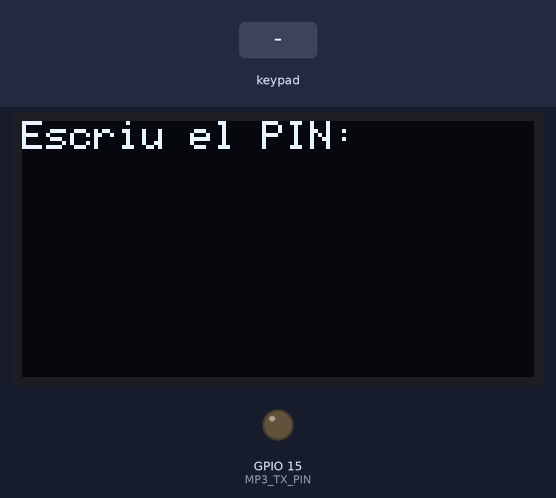
The sketch below on a simulated ESP32. On the bench: 128×64 one-colour display, output pins drawn as LEDs (lit = HIGH). The test bench sets the inputs (shaded band). WiFi joins after 1.5 s; servers stay silent unless stated; the display library's start-up logo is not drawn; no MQTT or app messages arrive unless stated; what the sketch prints to the serial monitor is not drawn.

Above: at 16.7 s.
16.8 s: keypad keys 1 9 1 8 5 2 7 # pressed 0.4 s apart
At 20.6 s:
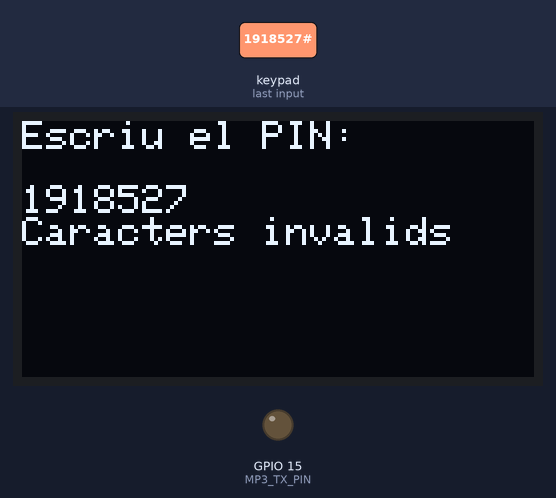
21.5 s: key '1' pressed
At 22.2 s:
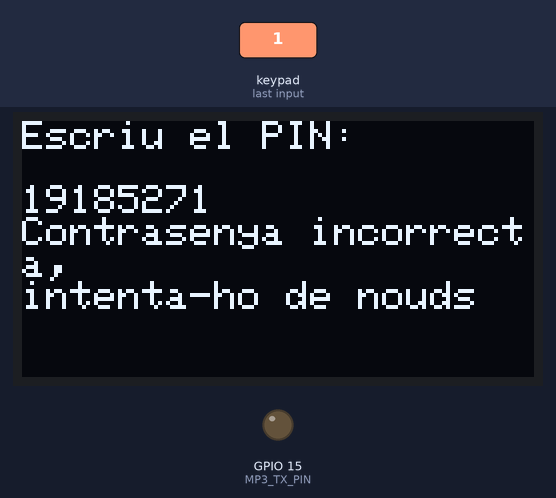
24.5 s: keypad keys 2 6 4 0 2 # pressed 0.4 s apart
At 27.1 s:
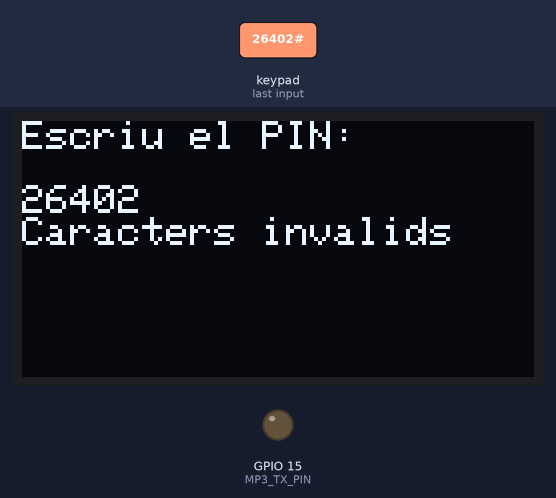
28.4 s: keypad keys 1 9 1 8 5 2 7 pressed 0.4 s apart
At 30.5 s:
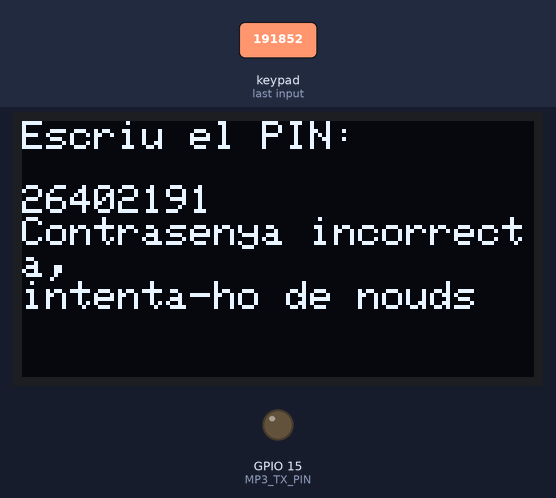
32.7 s: keypad keys 1 9 1 8 5 2 7 * pressed 0.4 s apart
At 35.2 s:
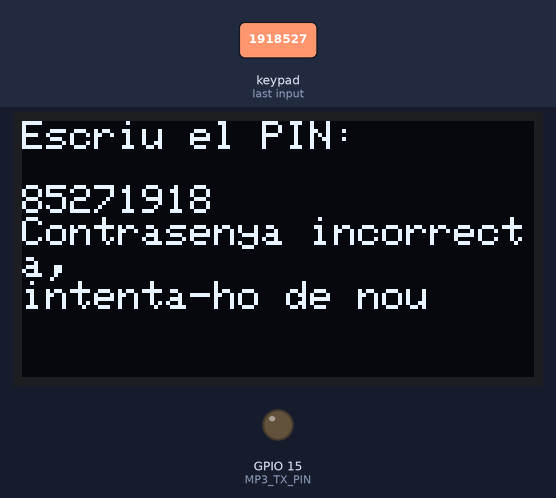
37.4 s: key 'A' pressed
At 39.1 s:
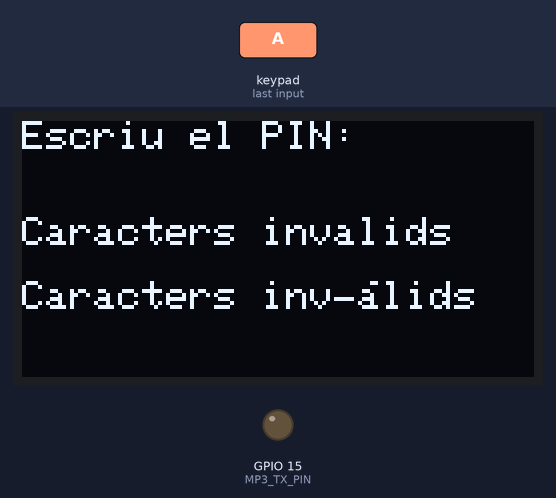
Timing chart, 0 to 40.6 s (numbered marks = the images above; inputs shaded):
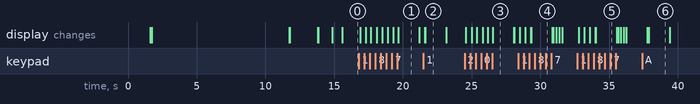

The sketch:

C_digo_final.ino
```cpp
#include <SoftwareSerial.h>
#include <SPI.h>
#include <Key.h>
#include <Keypad.h>
#include <Wire.h>
#include <Adafruit_GFX.h>
#include <Adafruit_SSD1306.h>
#include <WiFiClientSecure.h>
#include <PubSubClient.h>

#define ROW_NUM     4 // Cuatro filas
#define COLUMN_NUM  4 // Cuatro columnas

#define ESP32_RX 16  // Cambiar al pin RX correcto de la ESP32
#define ESP32_TX 17  // Cambiar al pin TX correcto de la ESP32
SoftwareSerial mySerial(ESP32_RX, ESP32_TX);

static int8_t Send_buf[8] = {0};

#define CMD_PLAY_W_INDEX 0X03
#define CMD_SET_VOLUME 0X06
#define CMD_SEL_DEV 0X09
#define DEV_TF 0X02
#define CMD_PLAY 0X0D
#define CMD_NEXT 0X01 // Nuevo comando agregado para reproducir la siguiente canción
#define CMD_PLAY_W_VOL 0X22

int currentSongIndex = 0; // Índice de la canción actual

char keys[ROW_NUM][COLUMN_NUM] = {
 {'1', '2', '3', 'A'},
 {'4', '5', '6', 'B'},
 {'7', '8', '9', 'C'},
 {'*', '0', '#', 'D'}
};

const char* MQTT_TOPIC = "access-controlinfohub";
const char* gpass = "\n¡Contraseña correcta!";
int storedPassword = 19921124; // Contraseña previamente almacenada para comparación
int userInput = 0; // Variable para almacenar el número introducido por el usuario
int characterCount = 0;
int contador_fallos = 0;
int alarma=0;
/*****************************************************
*****    PARÀMETRES A MODIFICAR   ********************
******************************************************/
//********* Connexió WiFi
const char* ssid = "AP_asix";
const char* password =  "AP_asix2023";
//********* Connexió MQTT
const char* mqttServer = "10.0.110.111";
const int mqttPort = 1883;
const char* mqttUser = "ADMIN"; //sensor o control
const char* mqttPassword = "ASIX";

//********* Nom del client MQTT
const char* clientID = "Patata";

//********* PANTALLA OLED
#define oled 64


Adafruit_SSD1306 display = Adafruit_SSD1306(128, oled, &Wire);
static const unsigned char PROGMEM imgNuclear[816] = {
  0x00, 0x00, 0x00, 0x00, 0x00, 0xFF, 0xFF, 0xFF, 0xFF, 0x0F, 0x00, 0x00,
  0x00, 0x80, 0xFF, 0xFF, 0xFF, 0xFF, 0xFF, 0x3F, 0x00, 0x00, 0x00, 0xC0,
  0xE7, 0xFF, 0xFF, 0xFF, 0xFF, 0x7F, 0x00, 0x00, 0x00, 0xE0, 0x00, 0x00,
  0x60, 0x00, 0x00, 0xE0, 0x00, 0x00, 0x00, 0x78, 0x00, 0x00, 0x60, 0x00,
  0x00, 0xC0, 0x00, 0x00, 0x00, 0x7C, 0x00, 0x00, 0x60, 0x00, 0x00, 0xC0,
  0x00, 0x00, 0x00, 0x3C, 0x00, 0x00, 0x60, 0x00, 0x00, 0xC0, 0x00, 0x00,
  0x00, 0x38, 0x00, 0x00, 0x60, 0x00, 0x00, 0xC0, 0x00, 0x00, 0x00, 0x30,
  0x00, 0x00, 0x60, 0x00, 0x00, 0xC0, 0x00, 0x00, 0x00, 0x30, 0x00, 0x00,
  0x60, 0x00, 0x00, 0xC0, 0x00, 0x00, 0x00, 0x30, 0x00, 0x00, 0x60, 0x00,
  0x00, 0xC0, 0x00, 0x00, 0x00, 0x30, 0x00, 0x00, 0x60, 0x00, 0x00, 0xC0,
  0x00, 0x00, 0x00, 0xF0, 0xFF, 0x01, 0x60, 0x00, 0xF8, 0xFF, 0x00, 0x00,
  0x00, 0xF0, 0xFF, 0x03, 0x60, 0x00, 0xFC, 0xFF, 0x00, 0x00, 0x00, 0xF0,
  0xC3, 0x07, 0x60, 0x00, 0xFE, 0xFF, 0x00, 0x00, 0x00, 0x30, 0x00, 0x0E,
  0x60, 0x00, 0x03, 0xC0, 0x00, 0x00, 0x00, 0x30, 0x00, 0x1C, 0x60, 0x80,
  0x03, 0xC0, 0x00, 0x00, 0x00, 0x30, 0x00, 0x38, 0x60, 0xC0, 0x01, 0xC0,
  0x00, 0x00, 0x00, 0x30, 0x00, 0x70, 0x60, 0x60, 0x00, 0xC0, 0x00, 0x00,
  0x00, 0x30, 0x00, 0xE0, 0x60, 0x38, 0x00, 0xC0, 0x00, 0x00, 0x00, 0x30,
  0x00, 0xC0, 0xFF, 0x1F, 0x00, 0xC0, 0x00, 0x00, 0x00, 0x30, 0x00, 0x80,
  0x01, 0x18, 0x00, 0xC0, 0x00, 0x00, 0x00, 0x30, 0x00, 0x80, 0x00, 0x10,
  0x00, 0xC0, 0x00, 0x00, 0x00, 0x30, 0x00, 0xC0, 0x00, 0x10, 0x00, 0xC0,
  0x00, 0x00, 0x00, 0x30, 0x00, 0xC0, 0x00, 0x10, 0x00, 0xC0, 0x00, 0x00,
  0x00, 0x70, 0x00, 0xC0, 0x00, 0x10, 0x00, 0xC0, 0x00, 0x00, 0x00, 0xF0,
  0xFF, 0xFF, 0x00, 0xF0, 0xFF, 0xFF, 0x00, 0x00, 0x00, 0x70, 0x00, 0xC0,
  0x00, 0x10, 0x00, 0xC0, 0x00, 0x00, 0x00, 0x30, 0x00, 0x80, 0x00, 0x10,
  0x00, 0xC0, 0x00, 0x00, 0x00, 0x30, 0x00, 0x80, 0x00, 0x10, 0x00, 0xC0,
  0x00, 0x00, 0x00, 0x30, 0x00, 0x80, 0x00, 0x10, 0x00, 0xC0, 0x00, 0x00,
  0x00, 0x30, 0x00, 0x80, 0x00, 0x18, 0x00, 0xC0, 0x00, 0x00, 0x00, 0x30,
  0x00, 0x80, 0xFF, 0x1F, 0x00, 0xC0, 0x00, 0x00, 0x00, 0x30, 0x00, 0xC0,
  0xFF, 0x3F, 0x00, 0xC0, 0x00, 0x00, 0x00, 0x30, 0x00, 0xE0, 0x60, 0x70,
  0x00, 0xC0, 0x00, 0x00, 0x00, 0x30, 0x00, 0x70, 0x60, 0xE0, 0x00, 0xC0,
  0x00, 0x00, 0x00, 0x30, 0x00, 0x18, 0x60, 0xC0, 0x01, 0xC0, 0x00, 0x00,
  0x00, 0x30, 0x00, 0x1C, 0x60, 0x80, 0x03, 0xC0, 0x00, 0x00, 0x00, 0x30,
  0x00, 0x0E, 0x60, 0x00, 0x07, 0xC0, 0x00, 0x00, 0x00, 0xF0, 0x9F, 0x03,
  0x60, 0x00, 0xFE, 0xFF, 0x00, 0x00, 0x00, 0xF0, 0xFF, 0x01, 0x60, 0x00,
  0xFC, 0xFF, 0x00, 0x00, 0x00, 0x70, 0x00, 0x00, 0x60, 0x00, 0x00, 0xE0,
  0x00, 0x00, 0x00, 0x30, 0x00, 0x00, 0x60, 0x00, 0x00, 0xC0, 0x00, 0x00,
  0x00, 0x30, 0x00, 0x00, 0x60, 0x00, 0x00, 0xC0, 0x00, 0x00, 0x00, 0x30,
  0x00, 0x00, 0x60, 0x00, 0x00, 0xC0, 0x00, 0x00, 0x00, 0x30, 0x00, 0x00,
  0x60, 0x00, 0x00, 0xC0, 0x00, 0x00, 0x00, 0x30, 0x00, 0x00, 0x60, 0x00,
  0x00, 0xC0, 0x00, 0x00, 0x00, 0x30, 0x00, 0x00, 0x60, 0x00, 0x00, 0xC0,
  0x00, 0x00, 0x00, 0x30, 0x00, 0x00, 0x60, 0x00, 0x00, 0xC0, 0x00, 0x00,
  0x00, 0x70, 0x00, 0x00, 0x60, 0x00, 0x00, 0xE0, 0x00, 0x00, 0x00, 0xE0,
  0x00, 0x00, 0x60, 0x00, 0x00, 0x70, 0x00, 0x00, 0x00, 0xC0, 0xFF, 0xFF,
  0xFF, 0xFF, 0xFF, 0x3F, 0x00, 0x00, 0x00, 0x00, 0x0E, 0x00, 0x00, 0x00,
  0xFC, 0x07, 0x00, 0x00, 0x00, 0x00, 0x00, 0x00, 0x00, 0x00, 0x00, 0x00,
};

byte pin_rows[ROW_NUM]      = {19, 18, 5, 27}; // GPIO19, GPIO18, GPIO5, GPIO27 conectados a los pines de las filas
byte pin_column[COLUMN_NUM] = {26, 4, 0, 2};   // GPIO26, GPIO4, GPIO0, GPIO2 conectados a los pines de las columnas

Keypad keypad = Keypad( makeKeymap(keys), pin_rows, pin_column, ROW_NUM, COLUMN_NUM );

WiFiClient espClient;
PubSubClient client(espClient);


//Rutina de gestió de dades quan rebem un TOPIC
void callback(char* topic, byte* payload, unsigned int length) {
  String messageTemp;
  Serial.print("Missatge rebut del topic ");
  Serial.print(topic);
  Serial.print(" .");
  for (int i=0;i<length;i++) {
    Serial.print((char)payload[i]);
    messageTemp+=(char)payload[i];
  }
  Serial.println();

}

void reconnect() {
  // Loop fins que es reconecta
  while (!client.connected()) {
    Serial.print("Intentant connectar-se al servidor MQTT ");
    Serial.println(mqttServer);
   if (client.connect(clientID, mqttUser, mqttPassword )) {
      Serial.println("connectat!");
      //******* subscripció al TOPICS ****
      //**********************************
      if (client.subscribe(MQTT_TOPIC)){
        Serial.print("subscrit correctament al topic ");
        Serial.println(MQTT_TOPIC);
      }else{
        Serial.print("ERROR al subscriures al topic ");
        Serial.println(MQTT_TOPIC);
      }

    } else {
      Serial.print("fallida, rc=");
      Serial.print(client.state());
      Serial.println(" tornarà a intentar-se en 5 segons");
      // Esperar 5 segons i reintentar
      delay(5000);
    }
  }
}

void sendCommand(int8_t command, int16_t dat)
{
  delay(20);
  Send_buf[0] = 0x7e;
  Send_buf[1] = 0xff;
  Send_buf[2] = 0x06;
  Send_buf[3] = command;
  Send_buf[4] = 0x00; // No feedback
  Send_buf[5] = (int8_t)(dat >> 8);
  Send_buf[6] = (int8_t)(dat);
  Send_buf[7] = 0xef;
  for (uint8_t i = 0; i < 8; i++)
  {
    mySerial.write(Send_buf[i]);
  }
}

#define MP3_TX_PIN 15 // Pin TX del módulo serial MP3
#define MP3_RX_PIN 13 // Pin RX del módulo serial MP3

void setup() {
  //inicialitzem el port serie
  Serial.begin(9600);
  //pins mp3
  pinMode(MP3_TX_PIN, OUTPUT);
  pinMode(MP3_RX_PIN, INPUT);

  //connexió WIFI

  WiFi.begin(ssid, password);
  while (WiFi.status() != WL_CONNECTED) {
    delay(500);
    Serial.print("Connectant-se al WiFi: ");
    Serial.println(ssid);

  }
  Serial.println("Connectat al WiFi!");
  //CERTIFICATS
  //espClient.setCACert(CA_cert);
  //espClient.setCertificate(ESP_CA_cert);
  //espClient.setPrivateKey(ESP_RSA_key);
  //indiquem el servidor MQTT
  client.setServer(mqttServer, mqttPort);
  reconnect();

  //rutina de gestió de dades rebudes
  client.setCallback(callback);
  //inicialitzem la pantalla LCD
  display.begin(SSD1306_SWITCHCAPVCC, 0x3C); // Address 0x3C for 128x32
  display.display();
  display.clearDisplay();
 	display.display();
  display.setTextSize(1);
 	display.setTextColor(WHITE,BLACK);
  display.drawBitmap(11, 3, imgNuclear, 76, 64, 1);
  display.display();
  delay(10000);
  display.clearDisplay();
 	display.display();
  display.print("Connectant ...");
  display.display();
  delay(2000);
  display.clearDisplay();
 	display.display();
  display.print("Connectat!   ");
  display.display();
  delay(1000);
  display.clearDisplay();
 	display.display();
  mySerial.begin(9600);
  delay(500);
  sendCommand(CMD_SEL_DEV, DEV_TF);
  delay(200);

  }

void loop() {
 char key = keypad.getKey();
 display.setCursor(0, 0);
 display.println("Escriu el PIN:\n");
 display.display();
 if (key) {
   if (key >= '0' && key <= '9') {
     //display.print(key);
     client.publish(MQTT_TOPIC, "*");
     display.display();
     Serial.print("*");
     userInput = userInput * 10 + (key - '0');
     display.print(userInput);
     display.display();
     characterCount++;

   } else {
     display.println("\nCaracters invalids");
     display.display();
     delay(1500);
     display.clearDisplay();
     Serial.println("\nCaracters invàlids");
     display.println("\nCaracters invàlids");
     display.display();
   }
 }

 if (characterCount == 8) {
   if (userInput != storedPassword) {
    if (contador_fallos < 3){

     display.println("\nContrasenya incorrecta,\nintenta-ho de nou");
     display.display();
     Serial.println("\nContrasenya incorrecta,\nintenta-ho de nou");
     delay(1500);
     display.clearDisplay();
     contador_fallos++;
     userInput = 0; // Restablecer el valor de userInput para la próxima entrada
     characterCount = 0;
     // Publicar mensaje MQTT de acceso denegado
     client.publish(MQTT_TOPIC, "Accés Denegat");
   }
    else{

     display.println("\nALARMA!");
     display.display();
     Serial.println("\nS'ha arribat al límit d'alarmes");
     display.display();
     delay(500);
     display.clearDisplay();
     userInput = 0; // Restablecer el valor de userInput para la próxima entrada
     characterCount = 0;
     // Publicar mensaje MQTT de acceso denegado
     client.publish(MQTT_TOPIC, "¡ALARMA!");
     client.publish(MQTT_TOPIC, "\nS'ha arribat al límit d'errors");
     //playAudio("mi_archivo.mp3");
     if (alarma < 3){
     currentSongIndex++;
     sendCommand(CMD_PLAY_W_INDEX, currentSongIndex); // Reproducir la primera canción
     alarma++;
     }
     else{
          Serial.println("\nS'ha arribat al límit d'alarmes");
          display.println("ACCES NO\nAUTORITZAT");
          display.display();
          delay(60000);
          display.clearDisplay();
 	        display.display();
          alarma=0;
     }

    }
   }
   else {
    Serial.println("\nContrasenya correcta!");
    display.clearDisplay();
    display.display();
      // Publicar mensaje MQTT de acceso concedido
    client.publish(MQTT_TOPIC, "Accés Concedit");
    display.print(gpass);
    display.display();
    delay(1000);
    display.clearDisplay();
    display.display();
    contador_fallos++;
    userInput = 0; // Restablecer el valor de userInput para la próxima entrada
    characterCount = 0; // Reiniciar el contador de caracteres
  }
}
}
```

Measured:
- after the input at 16.8 s, the display: first changes after 0.10 s (image 1 shows a later state)
- after the input at 21.5 s, the display: first changes after 0.10 s (image 2 shows a later state)
- after the input at 24.5 s, the display: first changes after 0.08 s (image 3 shows a later state)
- after the input at 28.4 s, the display: first changes after 0.10 s (image 4 shows a later state)
- after the input at 32.7 s, the display: first changes after 0.08 s (image 5 shows a later state)
- after the input at 37.4 s, the display: first differs from a run without the input after 0.48 s (image 6)
- what the display in image 1 shows lasts 1.5 s, from 19.7 s to 21.2 s
